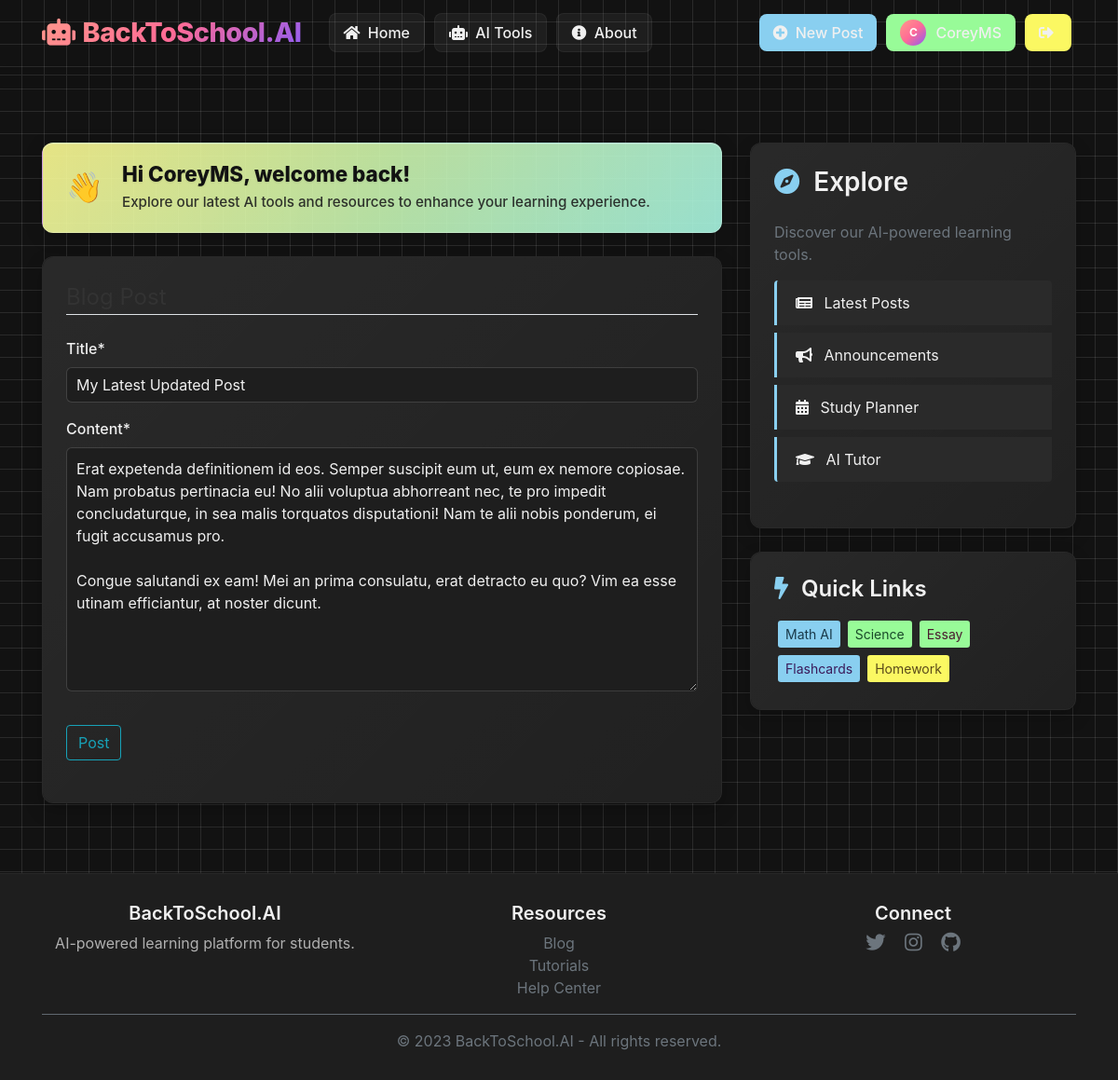
The app's page /post/32/update/ (signed in) with its own data.
### blog/models.py (models this page shows, shortened)
class Post(models.Model):
    title = models.CharField(max_length=100)
    content = models.TextField()
    date_posted = models.DateTimeField(default=timezone.now)
    author= models.ForeignKey(User, on_delete=models.CASCADE)

### blog/views.py (the view, shortened to what this page needs)
# urls.py: path('post/<int:pk>/update/', PostUpdateView.as_view(), name='post-update'),
class PostUpdateView(LoginRequiredMixin, UserPassesTestMixin, UpdateView):
    model = Post
    fields = ['title', 'content']
    def test_func(self):
        post = self.get_object()
        return self.request.user == post.author

### blog/templates/blog/post_form.html (shortened to what this page needs)
{% extends "blog/base.html" %}
{% load crispy_forms_tags %}
{% block content %}
        <div class="content-section">
            <form method="POST">
                <fieldset class="form-group">
                    <legend class="border-bottom mb-4">Blog Post</legend>
                    {{ form|crispy }}
                </fieldset>
                <div class="form-group">
                    <button class="btn btn-outline-info" type="submit">Post</button>
                </div>
            </form>
        </div>
{% endblock content %}

### blog/templates/blog/base.html (shortened to what this page needs)
{% load static %}
<!DOCTYPE html>
<html lang="en">
<head>
    <link rel="stylesheet" href="https://cdn.jsdelivr.net/npm/bootstrap@4.4.1/dist/css/bootstrap.min.css">
    <link rel="stylesheet" href="https://cdnjs.cloudflare.com/ajax/libs/font-awesome/5.15.4/css/all.min.css">
    <link rel="stylesheet" type="text/css" href="{% static 'blog/main.css' %}">
</head>
<body>
    <header class="site-header">
        <nav class="navbar navbar-expand-md navbar-dark fixed-top">
          <div class="container">
            <a class="navbar-brand mr-4" href="{% url 'blog-home' %}">
                <i class="fas fa-robot mr-2"></i>BackToSchool.AI
            </a>
            <div class="collapse navbar-collapse" id="navbarToggle">
              <div class="navbar-nav mr-auto">
                <a class="nav-item nav-link" href="{% url 'blog-home' %}"><i class="fas fa-home mr-1"></i> Home</a>
                <a class="nav-item nav-link" href="{% url 'ai-tools' %}"><i class="fas fa-robot mr-1"></i> AI Tools</a>
                <a class="nav-item nav-link" href="{% url 'blog-about' %}"><i class="fas fa-info-circle mr-1"></i> About</a>
              </div>
                <div class="navbar-nav">
                {% if user.is_authenticated %}
                  <a class="nav-item nav-link btn-pastel-purple" href="{% url 'post-create' %}"><i class="fas fa-plus-circle mr-1"></i> New Post</a>
                  <a class="nav-item nav-link profile-btn btn-pastel-pink" href="{% url 'profile' %}">
                    <div class="profile-pic">{{ user.username|first|upper }}</div>
                    {{ user.username }}
                  </a>
                  <a class="nav-item nav-link btn-pastel-yellow" href="{% url 'logout' %}"><i class="fas fa-sign-out-alt mr-1"></i></a>
                {% else %}
                  <a class="nav-item nav-link" href="{% url 'login' %}"><i class="fas fa-sign-in-alt mr-1"></i> Login</a>
                  <a class="nav-item nav-link" href="{% url 'register' %}"><i class="fas fa-user-plus mr-1"></i> Register</a>
                {% endif %}
                </div>
            </div>
          </div>
        </nav>
      </header>
      <main role="main" class="container mt-5 pt-4">
        <div class="row">
          <div class="col-md-8">
            {% if user.is_authenticated %}
            <div class="welcome-banner">
              <div class="welcome-content">
                <div class="welcome-icon">👋</div>
                <div>
                  <h3 class="welcome-title">Hi {{ user.username }}, welcome back!</h3>
                  <p class="welcome-subtext">Explore our latest AI tools and resources to enhance your learning experience.</p>
                </div>
              </div>
            </div>
            {% endif %}
            {% block content %}{% endblock %}
          </div>
          <div class="col-md-4">
            <div class="content-section">
              <h3 class="mb-4"><i class="fas fa-compass mr-2" style="color: var(--pastel-blue);"></i> Explore</h3>
              <p class='text-muted'>Discover our AI-powered learning tools.
                <ul class="list-group mt-3">
                  <li class="list-group-item"><i class="fas fa-newspaper mr-2"></i> Latest Posts</li>
                  <li class="list-group-item"><i class="fas fa-bullhorn mr-2"></i> Announcements</li>
                  <li class="list-group-item"><i class="fas fa-calendar-alt mr-2"></i> Study Planner</li>
                  <li class="list-group-item"><i class="fas fa-graduation-cap mr-2"></i> AI Tutor</li>
                </ul>
              </p>
            </div>
            <div class="content-section">
              <h4 class="mb-3"><i class="fas fa-bolt mr-2" style="color: var(--pastel-blue);"></i> Quick Links</h4>
              <div class="d-flex flex-wrap">
                <a href="#" class="btn btn-sm btn-pastel-blue m-1">Math AI</a>
                <a href="#" class="btn btn-sm btn-pastel-green m-1">Science</a>
                <a href="#" class="btn btn-sm btn-pastel-pink m-1">Essay</a>
                <a href="#" class="btn btn-sm btn-pastel-purple m-1">Flashcards</a>
                <a href="#" class="btn btn-sm btn-pastel-yellow m-1">Homework</a>
              </div>
            </div>
          </div>
        </div>
      </main>
      <footer class="text-center">
        <div class="container">
          <div class="row">
            <div class="col-md-4 mb-3 mb-md-0">
              <h5>BackToSchool.AI</h5>
              <p>AI-powered learning platform for students.</p>
            </div>
            <div class="col-md-4 mb-3 mb-md-0">
              <h5>Resources</h5>
              <ul class="list-unstyled">
                <li><a href="#" class="text-secondary">Blog</a></li>
                <li><a href="#" class="text-secondary">Tutorials</a></li>
                <li><a href="#" class="text-secondary">Help Center</a></li>
              </ul>
            </div>
            <div class="col-md-4">
              <h5>Connect</h5>
              <a href="#" class="text-secondary mx-2"><i class="fab fa-twitter fa-lg"></i></a>
              <a href="#" class="text-secondary mx-2"><i class="fab fa-instagram fa-lg"></i></a>
              <a href="#" class="text-secondary mx-2"><i class="fab fa-github fa-lg"></i></a>
            </div>
          </div>
          <hr class="my-3 bg-secondary">
          <p class="mb-0 text-secondary">&copy; 2023 BackToSchool.AI - All rights reserved.</p>
        </div>
      </footer>
</body>
</html>

### blog/static/blog/main.css (style rules this page uses)
body { background: #fafafa; color: #333333; margin-top: 5rem; }
h1, h2, h3, h4, h5, h6 { color: #444444; }
ul { margin: 0; }
.site-header .navbar-nav .nav-link { color: #cbd5db; }
.content-section { background: #ffffff; padding: 10px 20px; border: 1px solid #dddddd; border-radius: 3px; margin-bottom: 20px; }

### records on screen
Post: title "My Latest Updated Post", content "Erat expetenda definitionem id eos. Semper suscipit eum ut, eum ex nemore copiosae. Nam probatus pertinacia eu! No alii voluptua abhorreant nec, te pro impedit concludaturque, in sea malis torquatos disputationi! Nam te alii nobis ponderum, ei fugit accusamus pro. Congue salutandi ex eam! Mei an prima consulatu, erat detracto eu quo? Vim ea esse utinam efficiantur, at noster dicunt."

### other values on screen
{{ user.username|first|upper }} "C"
{{ user.username }} "CoreyMS"
